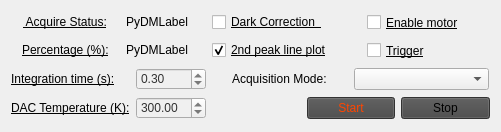
      <widget class="QWidget" name="page">
       <property name="geometry">
        <rect>
         <x>0</x>
         <y>0</y>
         <width>501</width>
         <height>132</height>
        </rect>
       </property>
       <attribute name="label">
        <string>Spectrometer settings: Sensor</string>
       </attribute>
       <layout class="QGridLayout" name="gridLayout_4">
        <item row="0" column="0">
         <layout class="QHBoxLayout" name="horizontalLayout_2">
          <item alignment="Qt::AlignHCenter">
           <widget class="QLabel" name="label_3">
            <property name="minimumSize">
             <size>
              <width>0</width>
              <height>20</height>
             </size>
            </property>
            <property name="maximumSize">
             <size>
              <width>16777215</width>
              <height>20</height>
             </size>
            </property>
            <property name="font">
             <font>
              <underline>true</underline>
             </font>
            </property>
            <property name="autoFillBackground">
             <bool>false</bool>
            </property>
            <property name="styleSheet">
             <string notr="true"/>
            </property>
            <property name="text">
             <string> Acquire Status:</string>
            </property>
           </widget>
          </item>
          <item>
           <widget class="PyDMLabel" name="lblAcquiring">
            <property name="minimumSize">
             <size>
              <width>80</width>
              <height>20</height>
             </size>
            </property>
            <property name="maximumSize">
             <size>
              <width>80</width>
              <height>20</height>
             </size>
            </property>
            <property name="toolTip">
             <string/>
            </property>
            <property name="whatsThis">
             <string/>
            </property>
            <property name="styleSheet">
             <string notr="true"/>
            </property>
            <property name="text">
             <string>PyDMLabel</string>
            </property>
           </widget>
          </item>
         </layout>
        </item>
        <item row="0" column="1" colspan="3">
         <layout class="QGridLayout" name="gridLayout_13">
          <item row="0" column="0" alignment="Qt::AlignRight">
           <widget class="PyDMCheckbox" name="chkDark">
            <property name="enabled">
             <bool>true</bool>
            </property>
            <property name="minimumSize">
             <size>
              <width>138</width>
              <height>0</height>
             </size>
            </property>
            <property name="maximumSize">
             <size>
              <width>138</width>
              <height>16777215</height>
             </size>
            </property>
            <property name="font">
             <font>
              <underline>true</underline>
              <strikeout>false</strikeout>
             </font>
            </property>
            <property name="toolTip">
             <string/>
            </property>
            <property name="whatsThis">
             <string>
    A QCheckbox with support for Channels and more from PyDM

    Parameters
    ----------
    parent : QWidget
        The parent widget for the Label
    init_channel : str, optional
        The channel to be used by the widget.

    </string>
            </property>
            <property name="styleSheet">
             <string notr="true"/>
            </property>
            <property name="text">
             <string>Dark Correction  </string>
            </property>
            <property name="checked">
             <bool>false</bool>
            </property>
            <property name="alarmSensitiveContent" stdset="0">
             <bool>false</bool>
            </property>
            <property name="alarmSensitiveBorder" stdset="0">
             <bool>true</bool>
            </property>
            <property name="precisionFromPV" stdset="0">
             <bool>true</bool>
            </property>
            <property name="channel" stdset="0">
             <string notr="true"/>
            </property>
           </widget>
          </item>
          <item row="0" column="1" alignment="Qt::AlignHCenter">
           <widget class="QCheckBox" name="Enable_motor">
            <property name="minimumSize">
             <size>
              <width>111</width>
              <height>21</height>
             </size>
            </property>
            <property name="maximumSize">
             <size>
              <width>111</width>
              <height>21</height>
             </size>
            </property>
            <property name="font">
             <font>
              <underline>true</underline>
             </font>
            </property>
            <property name="contextMenuPolicy">
             <enum>Qt::DefaultContextMenu</enum>
            </property>
            <property name="acceptDrops">
             <bool>false</bool>
            </property>
            <property name="autoFillBackground">
             <bool>false</bool>
            </property>
            <property name="styleSheet">
             <string notr="true"/>
            </property>
            <property name="text">
             <string>Enable motor</string>
            </property>
           </widget>
          </item>
         </layout>
        </item>
        <item row="1" column="0">
         <layout class="QHBoxLayout" name="horizontalLayout_3">
          <item alignment="Qt::AlignHCenter">
           <widget class="QLabel" name="label_6">
            <property name="minimumSize">
             <size>
              <width>0</width>
              <height>20</height>
             </size>
            </property>
            <property name="maximumSize">
             <size>
              <width>16777215</width>
              <height>20</height>
             </size>
            </property>
            <property name="font">
             <font>
              <underline>true</underline>
             </font>
            </property>
            <property name="styleSheet">
             <string notr="true"/>
            </property>
            <property name="text">
             <string>Percentage (%):</string>
            </property>
           </widget>
          </item>
          <item>
           <widget class="PyDMLabel" name="lblProgress">
            <property name="minimumSize">
             <size>
              <width>80</width>
              <height>20</height>
             </size>
            </property>
            <property name="maximumSize">
             <size>
              <width>80</width>
              <height>20</height>
             </size>
            </property>
            <property name="toolTip">
             <string/>
            </property>
            <property name="whatsThis">
             <string/>
            </property>
            <property name="styleSheet">
             <string notr="true"/>
            </property>
            <property name="text">
             <string>PyDMLabel</string>
            </property>
           </widget>
          </item>
         </layout>
        </item>
        <item row="1" column="1" colspan="3">
         <layout class="QGridLayout" name="gridLayout_15">
          <item row="0" column="1" alignment="Qt::AlignHCenter">
           <widget class="PyDMCheckbox" name="chkTrigger">
            <property name="minimumSize">
             <size>
              <width>111</width>
              <height>21</height>
             </size>
            </property>
            <property name="maximumSize">
             <size>
              <width>111</width>
              <height>21</height>
             </size>
            </property>
            <property name="font">
             <font>
              <underline>true</underline>
             </font>
            </property>
            <property name="toolTip">
             <string/>
            </property>
            <property name="whatsThis">
             <string>
    A QCheckbox with support for Channels and more from PyDM

    Parameters
    ----------
    parent : QWidget
        The parent widget for the Label
    init_channel : str, optional
        The channel to be used by the widget.

    </string>
            </property>
            <property name="styleSheet">
             <string notr="true"/>
            </property>
            <property name="text">
             <string>Trigger</string>
            </property>
            <property name="tristate">
             <bool>false</bool>
            </property>
            <property name="alarmSensitiveContent" stdset="0">
             <bool>false</bool>
            </property>
            <property name="alarmSensitiveBorder" stdset="0">
             <bool>true</bool>
            </property>
            <property name="precisionFromPV" stdset="0">
             <bool>true</bool>
            </property>
            <property name="channel" stdset="0">
             <string notr="true"/>
            </property>
           </widget>
          </item>
          <item row="0" column="0">
           <widget class="QCheckBox" name="chkAuto">
            <property name="minimumSize">
             <size>
              <width>138</width>
              <height>0</height>
             </size>
            </property>
            <property name="maximumSize">
             <size>
              <width>138</width>
              <height>16777215</height>
             </size>
            </property>
            <property name="font">
             <font>
              <underline>true</underline>
             </font>
            </property>
            <property name="styleSheet">
             <string notr="true"/>
            </property>
            <property name="text">
             <string>2nd peak line plot</string>
            </property>
            <property name="checked">
             <bool>true</bool>
            </property>
           </widget>
          </item>
         </layout>
        </item>
        <item row="2" column="0">
         <layout class="QHBoxLayout" name="horizontalLayout_4">
          <item alignment="Qt::AlignHCenter">
           <widget class="QLabel" name="label_5">
            <property name="minimumSize">
             <size>
              <width>0</width>
              <height>20</height>
             </size>
            </property>
            <property name="maximumSize">
             <size>
              <width>16777215</width>
              <height>20</height>
             </size>
            </property>
            <property name="font">
             <font>
              <underline>true</underline>
             </font>
            </property>
            <property name="styleSheet">
             <string notr="true"/>
            </property>
            <property name="text">
             <string>Integration time (s):</string>
            </property>
           </widget>
          </item>
          <item alignment="Qt::AlignRight">
           <widget class="QDoubleSpinBox" name="edtIntegration">
            <property name="minimumSize">
             <size>
              <width>70</width>
              <height>0</height>
             </size>
            </property>
            <property name="maximumSize">
             <size>
              <width>70</width>
              <height>16777215</height>
             </size>
            </property>
            <property name="styleSheet">
             <string notr="true">background-color: rgb(240, 240, 240);
color: rgb(50, 50, 50);</string>
            </property>
            <property name="decimals">
             <number>2</number>
            </property>
            <property name="minimum">
             <double>0.010000000000000</double>
            </property>
            <property name="maximum">
             <double>20.000000000000000</double>
            </property>
            <property name="singleStep">
             <double>0.100000000000000</double>
            </property>
            <property name="value">
             <double>0.300000000000000</double>
            </property>
           </widget>
          </item>
         </layout>
        </item>
        <item row="3" column="3">
         <widget class="PyDMPushButton" name="btnAcquireStop">
          <property name="toolTip">
           <string/>
          </property>
          <property name="whatsThis">
           <string>
    Basic PushButton to send a fixed value.

    The PyDMPushButton is meant to hold a specific value, and send that value
    to a channel when it is clicked, much like the MessageButton does in EDM.
    The PyDMPushButton works in two different modes of operation, first, a
    fixed value can be given to the :attr:`.pressValue` attribute, whenever the
    button is clicked a signal containing this value will be sent to the
    connected channel. This is the default behavior of the button. However, if
    the :attr:`.relativeChange` is set to True, the fixed value will be added
    to the current value of the channel. This means that the button will
    increment a channel by a fixed amount with every click, a consistent
    relative move

    Parameters
    ----------
    parent : QObject, optional
        Parent of PyDMPushButton

    label : str, optional
        String to place on button

    icon : QIcon, optional
        An Icon to display on the PyDMPushButton

    pressValue : int, float, str
        Value to be sent when the button is clicked

    relative : bool, optional
        Choice to have the button perform a relative put, instead of always
        setting to an absolute value

    init_channel : str, optional
        ID of channel to manipulate

    </string>
          </property>
          <property name="styleSheet">
           <string notr="true">background-color: rgb(70, 70, 70);</string>
          </property>
          <property name="text">
           <string>Stop</string>
          </property>
         </widget>
        </item>
        <item row="3" column="0">
         <layout class="QHBoxLayout" name="horizontalLayout_6">
          <item alignment="Qt::AlignHCenter">
           <widget class="QLabel" name="label_36">
            <property name="font">
             <font>
              <underline>true</underline>
             </font>
            </property>
            <property name="text">
             <string>DAC Temperature (K):</string>
            </property>
           </widget>
          </item>
          <item>
           <widget class="QDoubleSpinBox" name="doubleSpinBox_lblTemp">
            <property name="minimumSize">
             <size>
              <width>70</width>
              <height>0</height>
             </size>
            </property>
            <property name="maximumSize">
             <size>
              <width>70</width>
              <height>16777215</height>
             </size>
            </property>
            <property name="cursor">
             <cursorShape>ArrowCursor</cursorShape>
            </property>
            <property name="mouseTracking">
             <bool>false</bool>
            </property>
            <property name="styleSheet">
             <string notr="true">background-color: rgb(240, 240, 240);
color: rgb(50, 50, 50);</string>
            </property>
            <property name="minimum">
             <double>0.010000000000000</double>
            </property>
            <property name="maximum">
             <double>100000.000000000000000</double>
            </property>
            <property name="value">
             <double>300.000000000000000</double>
            </property>
           </widget>
          </item>
         </layout>
        </item>
        <item row="3" column="2">
         <widget class="PyDMPushButton" name="btnAcquire">
          <property name="enabled">
           <bool>true</bool>
          </property>
          <property name="minimumSize">
           <size>
            <width>0</width>
            <height>0</height>
           </size>
          </property>
          <property name="maximumSize">
           <size>
            <width>150</width>
            <height>16777215</height>
           </size>
          </property>
          <property name="toolTip">
           <string/>
          </property>
          <property name="whatsThis">
           <string/>
          </property>
          <property name="styleSheet">
           <string notr="true">color: rgb(255, 69, 0);
background-color: rgb(70, 70, 70);
</string>
          </property>
          <property name="text">
           <string>Start</string>
          </property>
          <property name="channel" stdset="0">
           <string/>
          </property>
          <property name="pressValue" stdset="0">
           <string>1</string>
          </property>
         </widget>
        </item>
        <item row="2" column="1" colspan="3">
         <layout class="QHBoxLayout" name="horizontalLayout_7">
          <item alignment="Qt::AlignHCenter">
           <widget class="QLabel" name="label_4">
            <property name="text">
             <string>Acquisition Mode:</string>
            </property>
           </widget>
          </item>
          <item alignment="Qt::AlignLeft">
           <widget class="PyDMEnumComboBox" name="cmbAcquisition">
            <property name="minimumSize">
             <size>
              <width>135</width>
              <height>0</height>
             </size>
            </property>
            <property name="maximumSize">
             <size>
              <width>135</width>
              <height>16777215</height>
             </size>
            </property>
            <property name="toolTip">
             <string/>
            </property>
            <property name="whatsThis">
             <string>
    A QComboBox with support for Channels and more from PyDM

    Parameters
    ----------
    parent : QWidget
        The parent widget for the Label
    init_channel : str, optional
        The channel to be used by the widget.

    Signals
    -------
    send_value_signal : int, float, str, bool or np.ndarray
        Emitted when the user changes the value.
    activated : int, str
        Emitted when the user chooses an item in the combobox.
    currentIndexChanged : int, str
        Emitted when the index is changed in the combobox.
    highlighted : int, str
        Emitted when an item in the combobox popup list is highlighted
        by the user.
    </string>
            </property>
            <property name="alarmSensitiveBorder" stdset="0">
             <bool>false</bool>
            </property>
           </widget>
          </item>
         </layout>
        </item>
       </layout>
      </widget>
